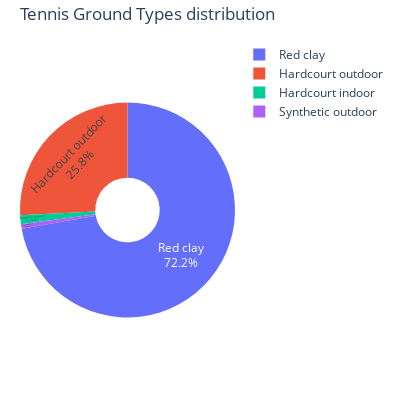

Source (notebook cell):
### Markdown cell above
### 14.	What is the most common type of surface used in tournaments?

### Code cell
MatchTournamentInfo = MatchTournamentInfo.drop_duplicates('tournament_id')
ground_type = MatchTournamentInfo.groupby('ground_type')['tournament_id'].count()
print(f'The most common type of surface used is: {ground_type.idxmax()}')
display (ground_type)

# plot
colors = ['green', 'red', 'yellow', 'blue']
fig = px.pie(
    ground_type ,
    values= ground_type.values ,
    names=ground_type.index ,
    title='Tennis Ground Types distribution',
    hole=0.3  # Optional: makes it a donut chart
)

# Customize the layout
fig.update_traces(textposition='inside', textinfo='percent+label')
fig.update_layout(
    width=400,
    height=400,
    margin=dict(l=20, r=20, t=40, b=20)  # Adjust the margins as needed
)
# Show the chart
fig.show()

### Figure 1 — Plotly figure (JSON) as saved in the notebook; plotly's stock layout.template omitted (floating-point values rounded to 4 significant figures)
{"data": [{"domain": {"x": [0, 1], "y": [0, 1]}, "hole": 0.3, "hovertemplate": "ground_type=%{label}<br>value=%{value}<extra></extra>", "labels": ["Hardcourt indoor", "Hardcourt outdoor", "Red clay", "Synthetic outdoor"], "legendgroup": "", "name": "", "showlegend": true, "textinfo": "percent+label", "textposition": "inside", "type": "pie", "values": [4, 76, 213, 2]}], "layout": {"height": 400, "legend": {"tracegroupgap": 0}, "margin": {"b": 20, "l": 20, "r": 20, "t": 40}, "title": {"text": "Tennis Ground Types distribution"}, "width": 400}}
